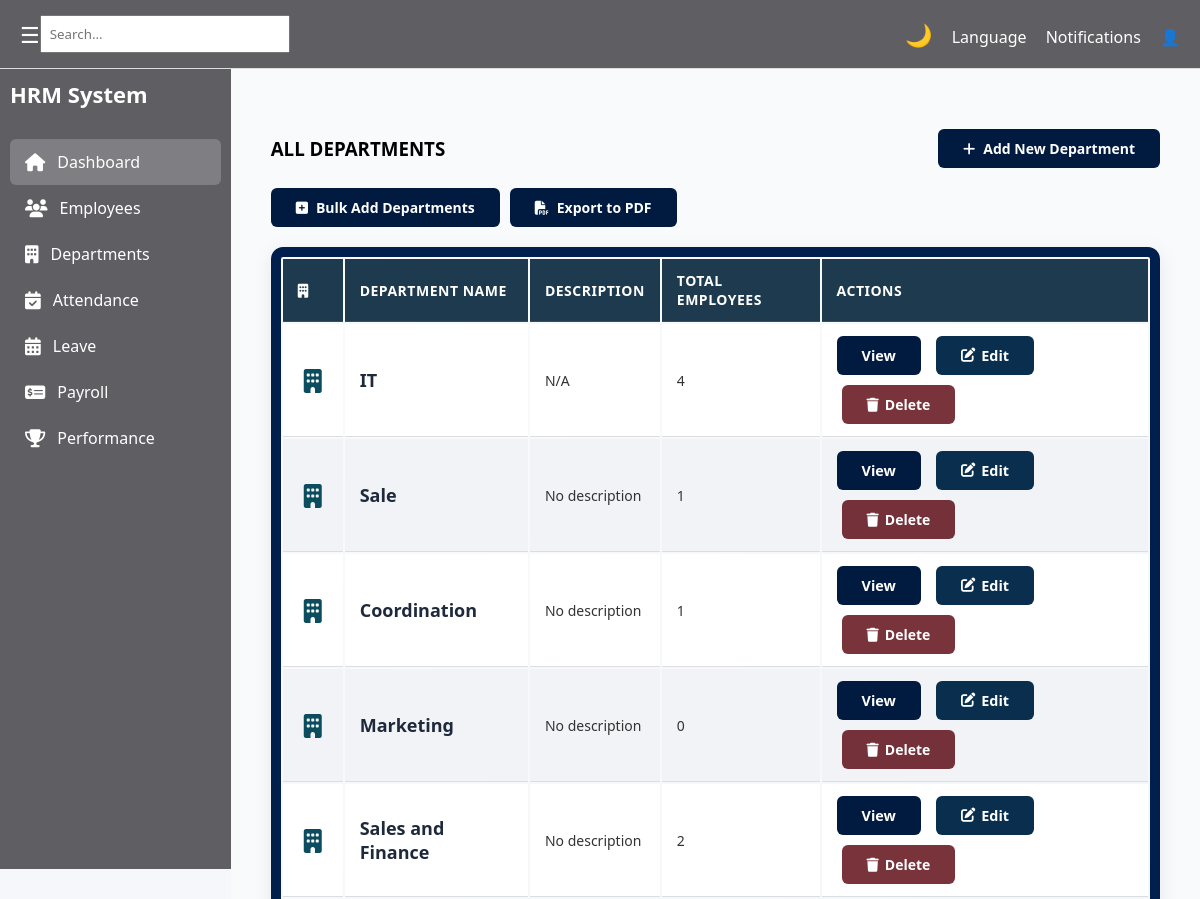
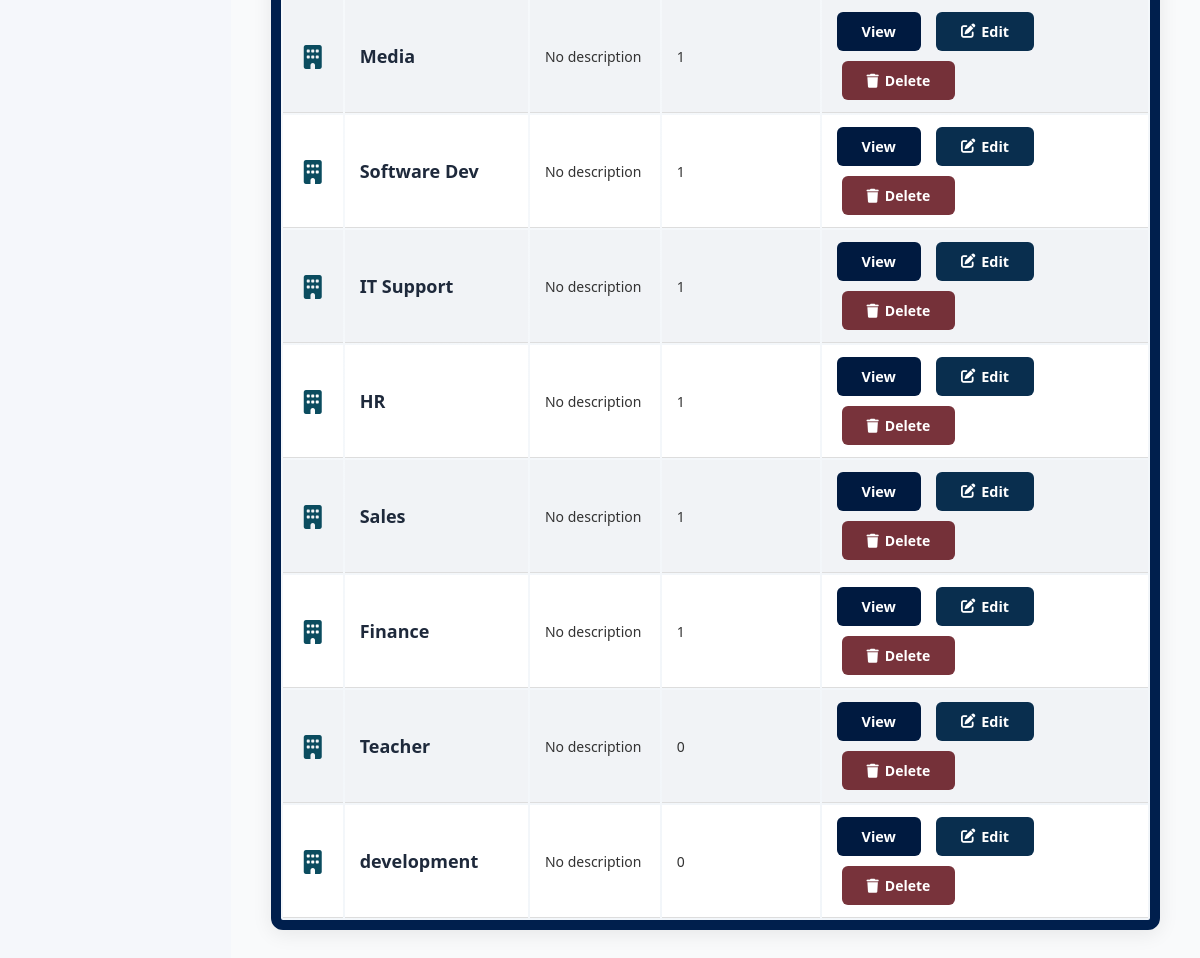
/hr/departments/, run on the app's committed database (2 pictures, top to bottom).
### hr/models.py (models this page shows, shortened)
class Department(models.Model):
    name = models.CharField(max_length=100)
    description = models.TextField(blank=True)

### hr/views.py (the view)
# urls.py: path('departments/', DepartmentsView.as_view(), name='department_list'),
class DepartmentsView(View):
    def get(self, request):
        departments = Department.objects.prefetch_related('employee_set').all()
        context = {
            'departments': departments,
        }
        return render(request, 'hr/pages/departments.html', context)

### hr/templates/hr/pages/departments.html (shortened to what this page needs)
{% extends "hr/base/base.html" %}
{% load static %}
{% block content %}
<section class="content">
    <section class="content">
    <div class="table-header">
        <h1>ALL DEPARTMENTS</h1>
        <a href="{% url 'department_create' %}" class="btn btn-success btn-lg">
            <i class="fas fa-plus"></i> Add New Department</a></div>
              <div class="btn-group">
        <a href="{% url 'department_bulk_create' %}" class="btn btn-success btn-lg">
            <i class="fas fa-plus-square"></i> Bulk Add Departments
        </a>
        <div class="btn-group">
    <a href="{% url 'department_export_pdf' %}" class="btn btn-primary btn-lg">
        <i class="fas fa-file-pdf"></i> Export to PDF</a>
</div>
    </div>
    <div class="department-table">
        <table>
            <thead>
                <tr>
                    <th><i class="fas fa-building"></i></th>
                    <th>Department Name</th>
                    <th>Description</th>
                    <th>Total Employees</th>
                    <th>Actions</th>
                </tr>
            </thead>
            <tbody>
                {% for department in departments %}
                <tr>
                    <td class="dept-icon"><i class="fas fa-building"></i></td>
                    <td data-label="Name">
                        <h3>{{ department.name }}</h3>
                    </td>
                    <td data-label="Description">
                        {{ department.description|default:"No description" }}
                    </td>
                    <td data-label="Employees">
                        {{ department.employee_set.count }}
                    </td>
                    <td data-label="Actions">
    <div class="btn-group">
    <a href="{% url 'employees' %}?department={{ department.id }}" class="btn btn-view"></i> View
    </a>
    <a href="{% url 'department_update' department.pk %}" class="btn btn-edit">
        <i class="fas fa-edit"></i> Edit
    </a>
    <a href="{% url 'department_delete' department.pk %}" class="btn btn-delete" onclick="return confirm('Are you sure you want to delete {{ department.name }}? This cannot be undone.')">
        <i class="fas fa-trash"></i> Delete
    </a>
</div>
</td>
                </tr>
                {% empty %}
                <tr>
                    <td colspan="4" class="empty-state">
                        No departments yet. Add your first department from admin panel.
                    </td>
                </tr>
                {% endfor %}
            </tbody>
        </table>
    </div>
</section>
{% endblock %}

### hr/static/hr/css/global.css (style rules this page uses)
* { margin: 0; padding: 0; box-sizing: border-box; font-family: "Segoe UI", sans-serif; }
body { background: white; transition: background 0.3s, color 0.3s; }
.content { padding: 25px; color: #000; }
.content h1, .content p, .content .card, .content .box { color: #000; }
.btn-view { background-color: #1f9d5a; color: #fff; border: none; padding: 6px 14px; font-size: 14px; border-radius: 5px; font-weight: 600; text-decoration: none; display: inline-flex; align-items: center; transition: background 0.3s; }
.department-table { width: 100%; border-collapse: separate; border-spacing: 0; border: 10px solid #001f4d; border-radius: 10px; overflow: hidden; box-shadow: 0 4px 12px rgba(0,0,0,0.1); font-family: "Segoe UI", sans-serif; }
.department-table thead { background-color: #001a40; color: #fff; }
.department-table thead th { padding: 12px 15px; text-align: left; font-weight: 600; border-bottom: 1px solid #47494d; }
.department-table tbody tr { background-color: #f9f9f9; transition: background 0.2s; }
.department-table tbody tr:nth-child(even) { background-color: #f1f3f6; }
.department-table tbody td { padding: 12px 15px; border-bottom: 1px solid #ddd; font-size: 14px; color: #333; }
.department-table .dept-icon { font-size: 20px; color: #001a40; width: 60px; text-align: center; }
.department-table tbody tr h3 { margin: 0; font-size: 16px; color: #001a40; font-weight: 600; }
.table-header { display: flex; justify-content: space-between; align-items: center; margin-bottom: 20px; gap: 10px; flex-wrap: wrap; }
.btn-group { display: flex; gap: 10px; flex-wrap: wrap; }
.btn-primary { padding: 12px 20px; background-color: #001a40; color: #fff; border: none; border-radius: 6px; font-weight: 600; text-decoration: none; display: inline-flex; align-items: center; gap: 8px; transition: all 0.3s ease; cursor: pointer; font-size: 14px; }
.btn-success { padding: 12px 20px; background-color: #001a40; color: #fff; border: none; border-radius: 6px; font-weight: 600; text-decoration: none; display: inline-flex; align-items: center; gap: 8px; transition: all 0.3s ease; cursor: pointer; font-size: 14px; text-transform: none; }
.btn-view { padding: 6px 12px; background-color: #001a40; color: #fff; border-radius: 6px; text-decoration: none; font-size: 0.9rem; transition: all 0.3s ease; font-weight: 500; }
.btn-edit { padding: 6px 12px; background-color: #28a745; color: #fff; border-radius: 6px; text-decoration: none; font-size: 0.9rem; transition: all 0.3s ease; margin-left: 5px; }
.btn-delete { padding: 6px 12px; background-color: #dc3545; color: #fff; border-radius: 6px; text-decoration: none; font-size: 0.9rem; transition: all 0.3s ease; margin-left: 5px; }
.btn { padding: 6px 10px; border: none; border-radius: 6px; cursor: pointer; }
body { margin: 0; font-family: "Segoe UI", sans-serif; height: 100vh; }
.btn-edit { background-color: #001a40; color: #fff; border: none; padding: 6px 14px; font-size: 14px; border-radius: 5px; font-weight: 600; text-decoration: none; display: inline-flex; align-items: center; transition: background 0.3s; }
.btn-edit i { margin-right: 6px; }
.btn-delete { background-color: #5a060fd0; color: #fff; border: none; padding: 6px 14px; font-size: 14px; border-radius: 5px; font-weight: 600; text-decoration: none; display: inline-flex; align-items: center; margin-left: 5px; transition: background 0.3s; }
.btn-delete i { margin-right: 6px; }

### hr/static/hr/css/attendance.css (style rules this page uses)
.btn-edit { padding: 6px 12px; background-color: #092e4e; color: #fff; border-radius: 6px; text-decoration: none; font-size: 0.9rem; transition: background 0.3s ease; }
.btn-primary { background-color:#001a40; color:white; border:none; cursor:pointer; font-weight:600; }
.btn { padding: 10px 25px; border-radius: 6px; font-weight: 600; text-decoration: none; cursor: pointer; transition: 0.3s; }
.btn-primary { background-color: #001a40; color: #fff; border: none; }
h3 { margin-bottom: 20px; }

### hr/static/hr/css/performance.css (style rules this page uses)
.content { padding: 20px; }
.content { padding: 30px 20px; font-family: 'Segoe UI', Tahoma, Geneva, Verdana, sans-serif; color: #111827; background: #f9fafb; }

### hr/static/hr/css/apply_leave.css (style rules this page uses)
body { background-color: #f5f7fb; font-family: Arial, Helvetica, sans-serif; }

### data on the page
Department: name "IT", description "N/A", employee_set.count "4"
Department: name "Sale", description "No description", employee_set.count "1"
Department: name "Coordination", description "No description", employee_set.count "1"
Department: name "Marketing", description "No description", employee_set.count "0"
Department: name "Sales and Finance", description "No description", employee_set.count "2"
Department: name "Media", description "No description", employee_set.count "1"
Department: name "Software Dev", description "No description", employee_set.count "1"
Department: name "IT Support", description "No description", employee_set.count "1"
Department: name "HR", description "No description", employee_set.count "1"
Department: name "Sales", description "No description", employee_set.count "1"
Department: name "Finance", description "No description", employee_set.count "1"
Department: name "Teacher", description "No description", employee_set.count "0"
Department: name "development", description "No description", employee_set.count "0"
